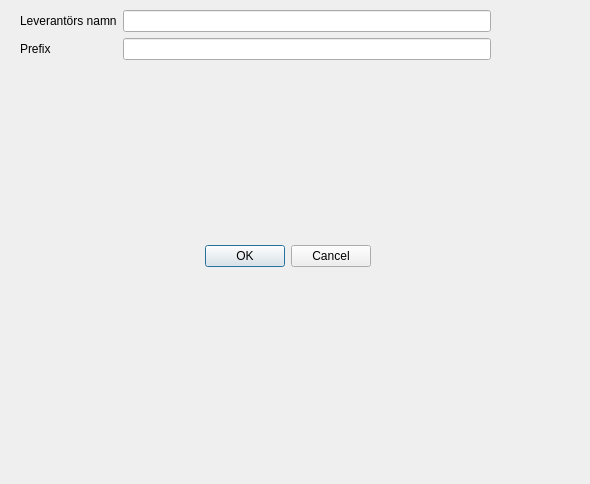
<?xml version="1.0" encoding="UTF-8"?>
<ui version="4.0">
 <class>SupplierDialog</class>
 <widget class="QDialog" name="SupplierDialog">
  <property name="geometry">
   <rect>
    <x>0</x>
    <y>0</y>
    <width>590</width>
    <height>484</height>
   </rect>
  </property>
  <property name="windowTitle">
   <string>Dialog</string>
  </property>
  <widget class="QDialogButtonBox" name="buttonBox">
   <property name="geometry">
    <rect>
     <x>30</x>
     <y>240</y>
     <width>341</width>
     <height>32</height>
    </rect>
   </property>
   <property name="orientation">
    <enum>Qt::Horizontal</enum>
   </property>
   <property name="standardButtons">
    <set>QDialogButtonBox::Cancel|QDialogButtonBox::Ok</set>
   </property>
  </widget>
  <widget class="QWidget" name="">
   <property name="geometry">
    <rect>
     <x>20</x>
     <y>10</y>
     <width>471</width>
     <height>141</height>
    </rect>
   </property>
   <layout class="QFormLayout" name="formLayout">
    <item row="0" column="0">
     <widget class="QLabel" name="label">
      <property name="text">
       <string>Leverantörs namn</string>
      </property>
     </widget>
    </item>
    <item row="0" column="1">
     <widget class="QLineEdit" name="SupplierName"/>
    </item>
    <item row="1" column="0">
     <widget class="QLabel" name="label_2">
      <property name="text">
       <string>Prefix</string>
      </property>
     </widget>
    </item>
    <item row="1" column="1">
     <widget class="QLineEdit" name="Prefix"/>
    </item>
   </layout>
  </widget>
  <zorder>buttonBox</zorder>
  <zorder>SupplierName</zorder>
  <zorder>Prefix</zorder>
  <zorder>label_2</zorder>
  <zorder>SupplierName</zorder>
  <zorder>label</zorder>
 </widget>
 <resources/>
 <connections>
  <connection>
   <sender>buttonBox</sender>
   <signal>accepted()</signal>
   <receiver>SupplierDialog</receiver>
   <slot>accept()</slot>
   <hints>
    <hint type="sourcelabel">
     <x>248</x>
     <y>254</y>
    </hint>
    <hint type="destinationlabel">
     <x>157</x>
     <y>274</y>
    </hint>
   </hints>
  </connection>
  <connection>
   <sender>buttonBox</sender>
   <signal>rejected()</signal>
   <receiver>SupplierDialog</receiver>
   <slot>reject()</slot>
   <hints>
    <hint type="sourcelabel">
     <x>316</x>
     <y>260</y>
    </hint>
    <hint type="destinationlabel">
     <x>286</x>
     <y>274</y>
    </hint>
   </hints>
  </connection>
 </connections>
</ui>
